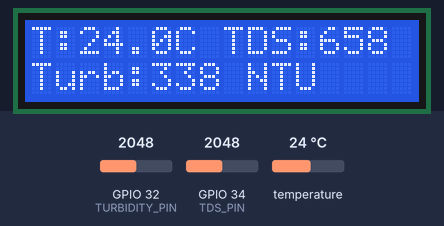
The sketch below on a simulated ESP32. Parts: 16×2 character LCD. The test bench sets the inputs (shaded band); at power-on: GPIO 32 (TURBIDITY_PIN) = 2048, temperature 24 °C, GPIO 34 (TDS_PIN) = 2048. WiFi joins after 1.5 s; servers stay silent unless stated; what the sketch prints to the serial monitor is not drawn.

Above: at 5.7 s.
5.8 s: GPIO 32 (TURBIDITY_PIN) set to 1292
At 8.8 s:
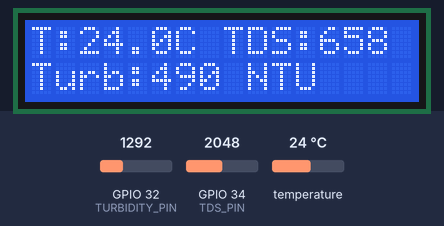
9.9 s: GPIO 32 (TURBIDITY_PIN) set to 1199
At 12.5 s:
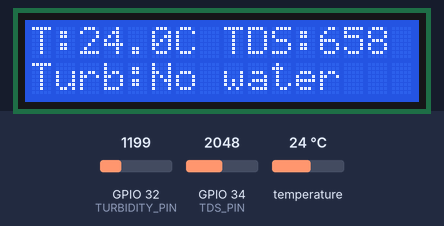
13.2 s: temperature set to 12 °C
At 16.2 s:
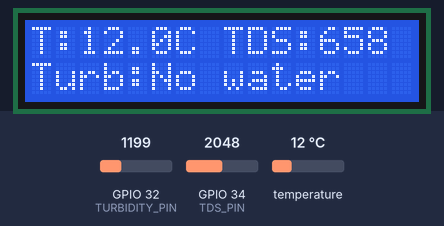
16.5 s: GPIO 34 (TDS_PIN) set to 2866
At 18.8 s:
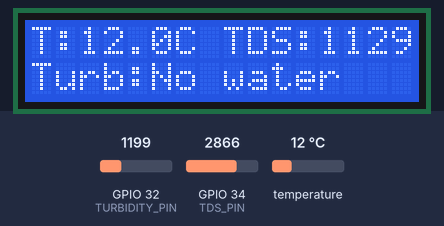
19.8 s: temperature set to 19 °C
At 22.5 s:
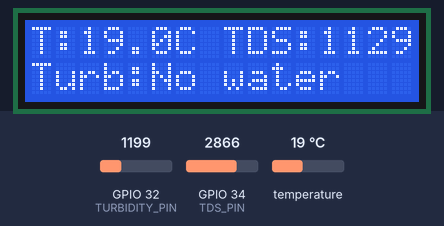
23.1 s: GPIO 34 (TDS_PIN) set to 3603
At 26.3 s:
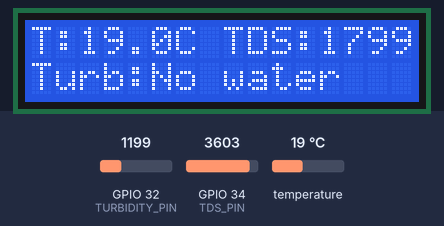
Timing chart, 0 to 27.4 s (numbered marks = the images above; inputs shaded):
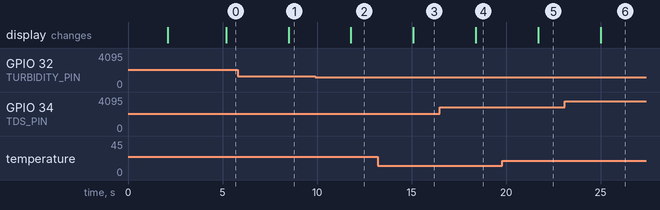

The sketch:

tds_temp.ino
```cpp
/***************************************************
  ESP32 Water Quality Monitoring with Blynk Alerts
  Sensors: DS18B20, TDS, Turbidity
  Display: 16x2 I2C LCD
****************************************************/

#define BLYNK_TEMPLATE_ID "TMPL6MiR0o_Yw"
#define BLYNK_TEMPLATE_NAME "Water Quality Monitor"
#define BLYNK_AUTH_TOKEN "W-niNoDaI1krWxRxFGSnYNvS03CKug-J"

#include <WiFi.h>
#include <BlynkSimpleEsp32.h>
#include <OneWire.h>
#include <DallasTemperature.h>
#include <Wire.h>
#include <LiquidCrystal_I2C.h>

// ---------- Wi-Fi ----------
char ssid[] = "Boogeyman";      // <-- Replace with your Wi-Fi
char pass[] = "notforyou";  // <-- Replace with your Wi-Fi

// ---------- Temperature Sensor ----------
#define ONE_WIRE_BUS 4
OneWire oneWire(ONE_WIRE_BUS);
DallasTemperature sensors(&oneWire);

// ---------- TDS Sensor ----------
#define TDS_PIN 34
#define VREF 3.3
#define ADC_RESOLUTION 4095.0

// ---------- Turbidity Sensor ----------
#define TURBIDITY_PIN 32
#define NUM_SAMPLES 10

// ---------- LCD ----------
LiquidCrystal_I2C lcd(0x27, 16, 2); // Change to 0x3F if your LCD uses that address

// ---------- Variables ----------
float temperature = 0.0;
float tdsValue = 0.0;
float turbidity = 0.0;

// ---------- Alert System ----------
unsigned long lastAlertTime = 0;
const unsigned long alertInterval = 60000; // 1 minute between alerts

// ---------- Function: Average Turbidity Voltage ----------
float readAverageTurbidityVoltage() {
  float sumVoltage = 0.0;
  for (int i = 0; i < NUM_SAMPLES; i++) {
    int analogValue = analogRead(TURBIDITY_PIN);
    float voltage = analogValue * VREF / ADC_RESOLUTION;
    sumVoltage += voltage;
    delay(50);
  }
  return sumVoltage / NUM_SAMPLES;
}

// ---------- Setup ----------
void setup() {
  Serial.begin(115200);
  Serial.println("Starting setup...");

  sensors.begin();
  lcd.init();
  lcd.backlight();
  lcd.clear();
  lcd.setCursor(0, 0);
  lcd.print("Initializing...");
  delay(2000);
  lcd.clear();

  // ---------- Wi-Fi ----------
  Serial.print("Connecting to WiFi");
  WiFi.begin(ssid, pass);
  int retries = 0;
  while (WiFi.status() != WL_CONNECTED && retries < 20) {
    delay(500);
    Serial.print(".");
    retries++;
  }

  if (WiFi.status() == WL_CONNECTED) {
    Serial.println("\n✅ WiFi connected!");
    Serial.print("IP Address: ");
    Serial.println(WiFi.localIP());
  } else {
    Serial.println("\n❌ WiFi connection failed!");
  }

  // ---------- Blynk ----------
  Blynk.config(BLYNK_AUTH_TOKEN);
  if (Blynk.connect()) {
    Serial.println("✅ Connected to Blynk Cloud!");
  } else {
    Serial.println("❌ Failed to connect to Blynk!");
  }
}

// ---------- Loop ----------
void loop() {
  Blynk.run();

  // --- Temperature ---
  sensors.requestTemperatures();
  temperature = sensors.getTempCByIndex(0);

  // --- TDS ---
  int tdsAnalog = analogRead(TDS_PIN);
  float tdsVoltage = tdsAnalog * VREF / ADC_RESOLUTION;
  tdsValue = (133.42 * pow(tdsVoltage, 3)
              - 255.86 * pow(tdsVoltage, 2)
              + 857.39 * tdsVoltage) * 0.5;

  // --- Turbidity ---
  float avgTurbidityVoltage = readAverageTurbidityVoltage();

  if (avgTurbidityVoltage < 1.0) {
    turbidity = -1; // No water
  } else {
    turbidity = map(avgTurbidityVoltage * 1000, 1000, 3000, 500, 0);
    if (turbidity < 0) turbidity = 0;
  }

  // --- Serial Output ---
  Serial.print("Temp: "); Serial.print(temperature); Serial.print(" °C\t");
  Serial.print("TDS: "); Serial.print(tdsValue); Serial.print(" ppm\t");
  Serial.print("Turbidity: ");
  if (turbidity == -1) Serial.print("No water");
  else Serial.print(turbidity);
  Serial.print(" NTU\tVoltage: ");
  Serial.print(avgTurbidityVoltage);
  Serial.println(" V");

  // --- LCD Output ---
  lcd.clear();
  lcd.setCursor(0, 0);
  lcd.print("T:"); lcd.print(temperature, 1); lcd.print("C ");
  lcd.print("TDS:"); lcd.print((int)tdsValue);

  lcd.setCursor(0, 1);
  lcd.print("Turb:");
  if (turbidity == -1) lcd.print("No water   ");
  else { lcd.print((int)turbidity); lcd.print(" NTU"); }

  // --- Blynk Virtual Write ---
  Blynk.virtualWrite(V0, temperature);
  Blynk.virtualWrite(V1, tdsValue);
  Blynk.virtualWrite(V2, turbidity);

  // --- Alert System (1-minute gap) ---
  if (millis() - lastAlertTime > alertInterval) {
    if (temperature > 40) {
      Blynk.logEvent("high_temp", "⚠️ High Temperature Detected!");
      lastAlertTime = millis();
    }
    else if (tdsValue > 500) {
      Blynk.logEvent("high_tds", "⚠️ High TDS Level - Water May Be Impure!");
      lastAlertTime = millis();
    }
    else if (turbidity > 300) {
      Blynk.logEvent("high_turbidity", "⚠️ High Turbidity - Water Not Clear!");
      lastAlertTime = millis();
    }
  }

  delay(2000);
}
```

Measured:
- the behaviour switches between 1241 and 1240 on GPIO 32 (TURBIDITY_PIN) (found by bisection; images 1 and 2)
- after the input at 5.8 s, the display: changes after 2.7 s (image 1)
- after the input at 9.9 s, the display: changes after 1.9 s (image 2)
- after the input at 13.2 s, the display: changes after 1.9 s (image 3)
- after the input at 16.5 s, the display: changes after 1.9 s (image 4)
- after the input at 19.8 s, the display: changes after 1.9 s (image 5)
- after the input at 23.1 s, the display: changes after 1.9 s (image 6)
